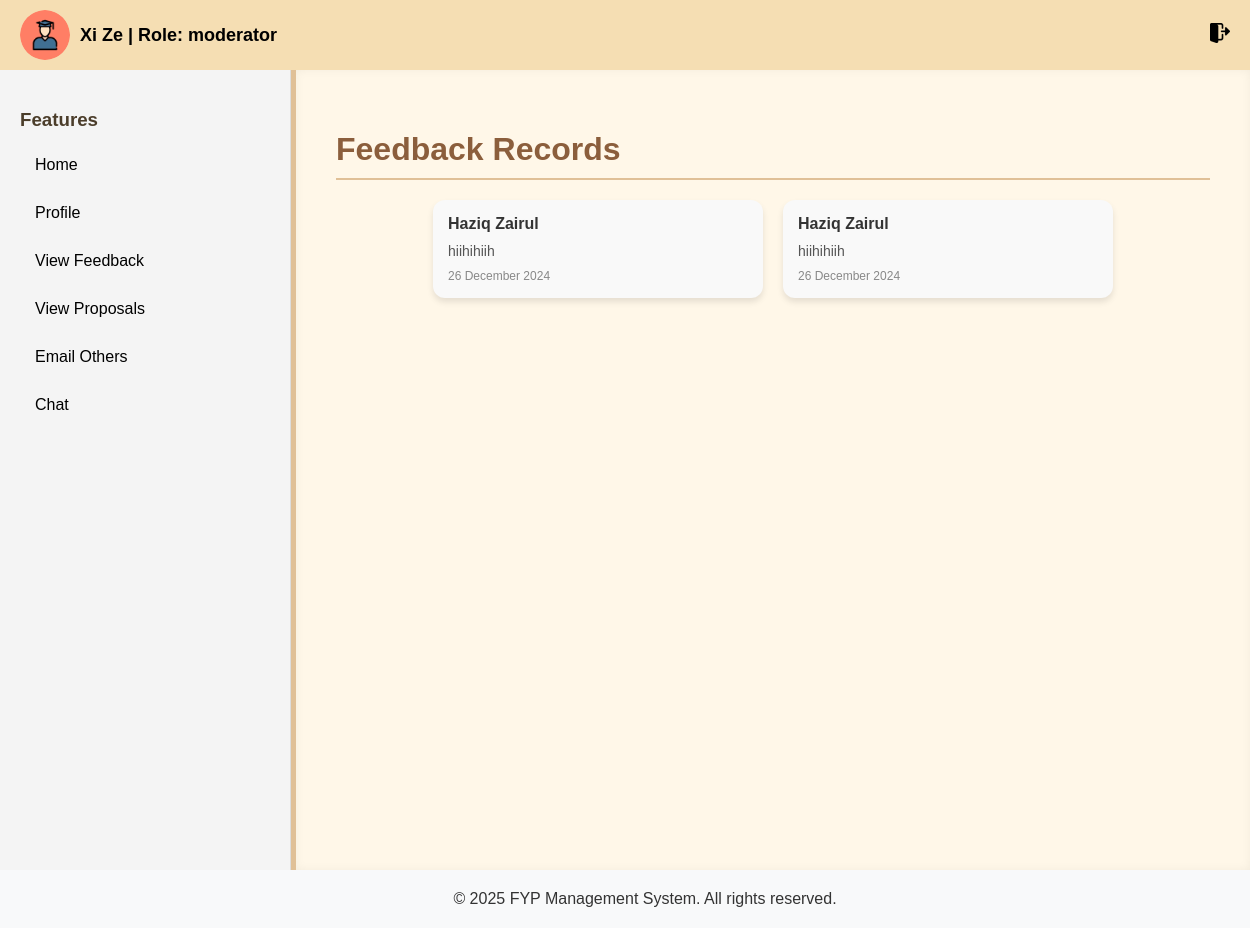
Before: /moderator/view_feedback.php (signed in) with the older database file.
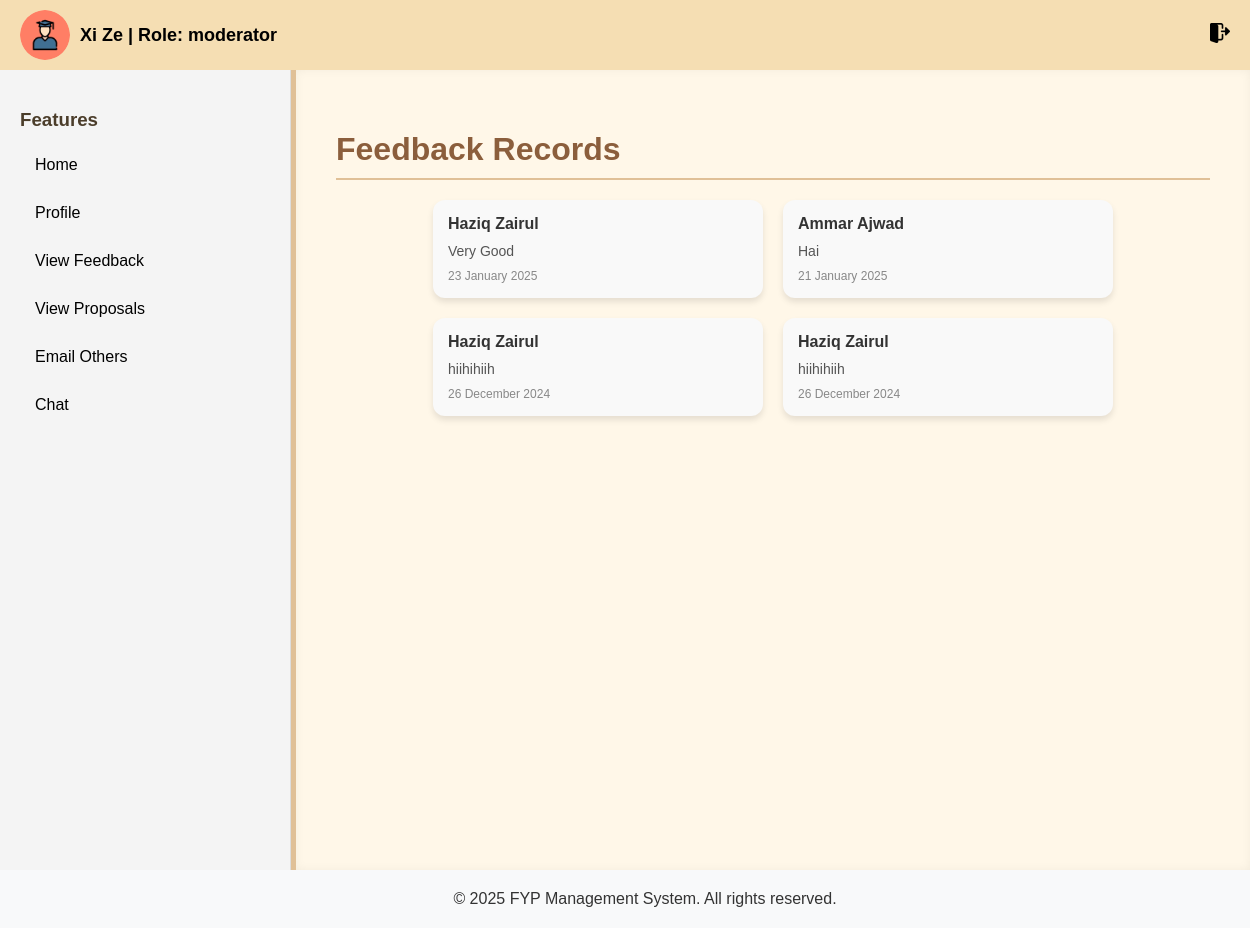
After: the same page with the newer database file.
### tables this page shows
CREATE TABLE `feedback` (
  `feedback_id` int(11) NOT NULL,
  `sender_id` int(11) NOT NULL,
  `message` text NOT NULL,
  `created_at` timestamp NOT NULL DEFAULT current_timestamp()
);

CREATE TABLE `users` (
  `id` int(11) NOT NULL,
  `first_name` varchar(255) NOT NULL,
  `last_name` varchar(255) NOT NULL,
  `email` varchar(255) NOT NULL,
  `student_id` varchar(255) NOT NULL,
  `password` varchar(255) NOT NULL,
  `role` enum('student','moderator','admin','supervisor') NOT NULL DEFAULT 'student',
  `created_at` timestamp NOT NULL DEFAULT current_timestamp(),
  `status` enum('active','suspended') DEFAULT 'active'
);

### moderator/view_feedback.php (the view, shortened to what this page needs)
<?php
include '../db_connection.php';
$feedbacks = [];
$query = "SELECT f.feedback_id, f.message, u.first_name AS sender_first_name, u.last_name AS sender_last_name, f.created_at
          FROM feedback f
          JOIN users u ON f.sender_id = u.id
          ORDER BY f.created_at DESC";
$result = $conn->query($query);
if ($result) {
    while ($row = $result->fetch_assoc()) {
        $feedbacks[] = $row;
    }
}
?>
<!DOCTYPE html>
<html lang="en">
<head>
    <link rel="stylesheet" href="../css/dashboard.css">
    <link rel="stylesheet" href="../css/header.css">
</head>
<body>
    <?php include '../includes/header.php'; ?>
    <div class="dashboard-container">
        <?php include '../includes/sidebar.php'; ?>
        <div class="dashboard-main">
            <h1>Feedback Records</h1>
            <?php if (!empty($feedbacks)): ?>
                <div class="feedback-container">
                    <?php foreach ($feedbacks as $feedback): ?>
                        <div class="feedback-tile">
                            <div class="feedback-header">
                                <?php echo htmlspecialchars($feedback['sender_first_name']) . ' ' . htmlspecialchars($feedback['sender_last_name']); ?>
                            </div>
                            <div class="feedback-message">
                                <?php echo htmlspecialchars($feedback['message']); ?>
                            </div>
                            <div class="feedback-date">
                                <?php
                                $formattedDate = date("d F Y", strtotime($feedback['created_at']));
                                echo htmlspecialchars($formattedDate);
                                ?>
                            </div>
                        </div>
                    <?php endforeach; ?>
                </div>
            <?php else: ?>
                <p>No feedback records available.</p>
            <?php endif; ?>
        </div>
    </div>
    <?php include '../includes/footer.php'; ?>
</body>
</html>

Changed rows visible on the page:
added feedback: sender.first_name "Haziq", sender.last_name "Zairul", message "Very Good", created_at "23 January 2025"
added feedback: sender.first_name "Ammar", sender.last_name "Ajwad", message "Hai", created_at "21 January 2025"
